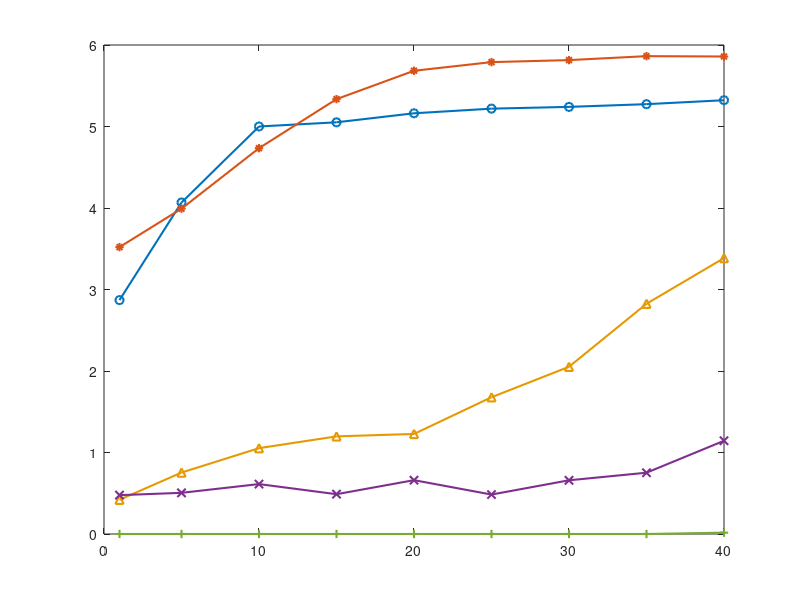

Source code (MATLAB): (Note: this script raises an error after producing the figure.)
load("1 pair/1_pairs_15_seeds_1_trial.mat");
one_min_master_list = min_master_list;

load("2 pairs/2_pairs_15_seeds_1_trial.mat");
two_min_master_list = min_master_list;

load("3 pairs/3_pairs_15_seeds_1_trial.mat");
three_min_master_list = min_master_list;


load("4 pair/4_pairs_15_seeds_1_trial.mat");
four_min_master_list = min_master_list; 


load("5 pairs/5_pairs_15_seeds_1_trial.mat");
five_min_master_list = min_master_list; 

L_list = 0:5:40;
L_list(1) = 1;

figure (1)
plot(L_list,max(mean(one_min_master_list),0),'DisplayName','Single pair','Marker','o','LineWidth',1.5);
hold on;
plot(L_list,max(mean(two_min_master_list),0),'DisplayName','Two pairs','Marker','*','LineWidth',1.5);
plot(L_list,max(mean(three_min_master_list),0),'DisplayName','Three pairs','Marker','^','LineWidth',1.5,'Color',[0.9 0.6 0]);
% plot(L_list,mean(max(three_min_master_list_rand,0)),'DisplayName','Three pairs(Rnd)','LineStyle','--','LineWidth',1.5,'Color',[0.9 0.6 0]);
% plot(L_list,no_irs_3_pair,'DisplayName','Three pairs(No-IRS)','LineStyle',':','LineWidth',1.5,'Color',[0.9 0.6 0]);
plot(L_list,max(mean(four_min_master_list),0),'DisplayName','Four pairs','Marker','x','LineWidth',1.5);
plot(L_list,max(mean(five_min_master_list),0),'DisplayName','Five pairs','Marker','+','LineWidth',1.5);
ax = gca;
ax.FontSize = 12;
ax.FontName = 'Times';
xlim([5 40])
xlabel('Number of IRS elements','FontName','Times','FontSize',12)
ylabel('Minimum secrecy Rate(bits/sec/Hz)','FontName','Times','FontSize',12)
lgd = legend('Location','best');
lgd.FontSize = 10;
lgd.FontName = 'Times';
lgd.Position = [0.6656    0.3651    0.2245    0.2429];
grid on;
title({'Variation of Minimum secrecy rate with',' Number of IRS elements'})

print -depsc2 chart_100_3.eps